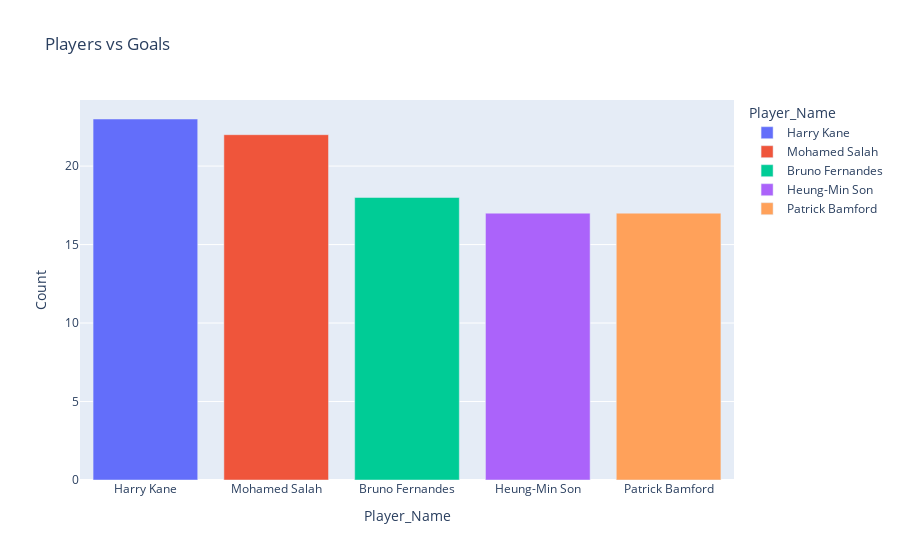

Notebook code cell kept with this figure:
### Code cell
fig = px.bar(df_groupby[:5],x="Player_Name",y="Count",color = "Player_Name",title = "Players vs Goals")
fig.update_traces(textposition='inside')
fig.show()

### Figure 1 — Plotly figure (JSON) as saved in the notebook; plotly's stock layout.template omitted (floating-point values rounded to 4 significant figures)
{"data": [{"alignmentgroup": "True", "hovertemplate": "Player_Name=%{x}<br>Count=%{y}<extra></extra>", "legendgroup": "Harry Kane", "marker": {"color": "#636efa", "pattern": {"shape": ""}}, "name": "Harry Kane", "offsetgroup": "Harry Kane", "orientation": "v", "showlegend": true, "textposition": "inside", "type": "bar", "x": ["Harry Kane"], "xaxis": "x", "y": [23], "yaxis": "y"}, {"alignmentgroup": "True", "hovertemplate": "Player_Name=%{x}<br>Count=%{y}<extra></extra>", "legendgroup": "Mohamed Salah", "marker": {"color": "#EF553B", "pattern": {"shape": ""}}, "name": "Mohamed Salah", "offsetgroup": "Mohamed Salah", "orientation": "v", "showlegend": true, "textposition": "inside", "type": "bar", "x": ["Mohamed Salah"], "xaxis": "x", "y": [22], "yaxis": "y"}, {"alignmentgroup": "True", "hovertemplate": "Player_Name=%{x}<br>Count=%{y}<extra></extra>", "legendgroup": "Bruno Fernandes", "marker": {"color": "#00cc96", "pattern": {"shape": ""}}, "name": "Bruno Fernandes", "offsetgroup": "Bruno Fernandes", "orientation": "v", "showlegend": true, "textposition": "inside", "type": "bar", "x": ["Bruno Fernandes"], "xaxis": "x", "y": [18], "yaxis": "y"}, {"alignmentgroup": "True", "hovertemplate": "Player_Name=%{x}<br>Count=%{y}<extra></extra>", "legendgroup": "Heung-Min Son", "marker": {"color": "#ab63fa", "pattern": {"shape": ""}}, "name": "Heung-Min Son", "offsetgroup": "Heung-Min Son", "orientation": "v", "showlegend": true, "textposition": "inside", "type": "bar", "x": ["Heung-Min Son"], "xaxis": "x", "y": [17], "yaxis": "y"}, {"alignmentgroup": "True", "hovertemplate": "Player_Name=%{x}<br>Count=%{y}<extra></extra>", "legendgroup": "Patrick Bamford", "marker": {"color": "#FFA15A", "pattern": {"shape": ""}}, "name": "Patrick Bamford", "offsetgroup": "Patrick Bamford", "orientation": "v", "showlegend": true, "textposition": "inside", "type": "bar", "x": ["Patrick Bamford"], "xaxis": "x", "y": [17], "yaxis": "y"}], "layout": {"barmode": "relative", "legend": {"title": {"text": "Player_Name"}, "tracegroupgap": 0}, "title": {"text": "Players vs Goals"}, "xaxis": {"anchor": "y", "categoryarray": ["Harry Kane", "Mohamed Salah", "Bruno Fernandes", "Heung-Min Son", "Patrick Bamford"], "categoryorder": "array", "domain": [0, 1], "title": {"text": "Player_Name"}}, "yaxis": {"anchor": "x", "domain": [0, 1], "title": {"text": "Count"}}}}
